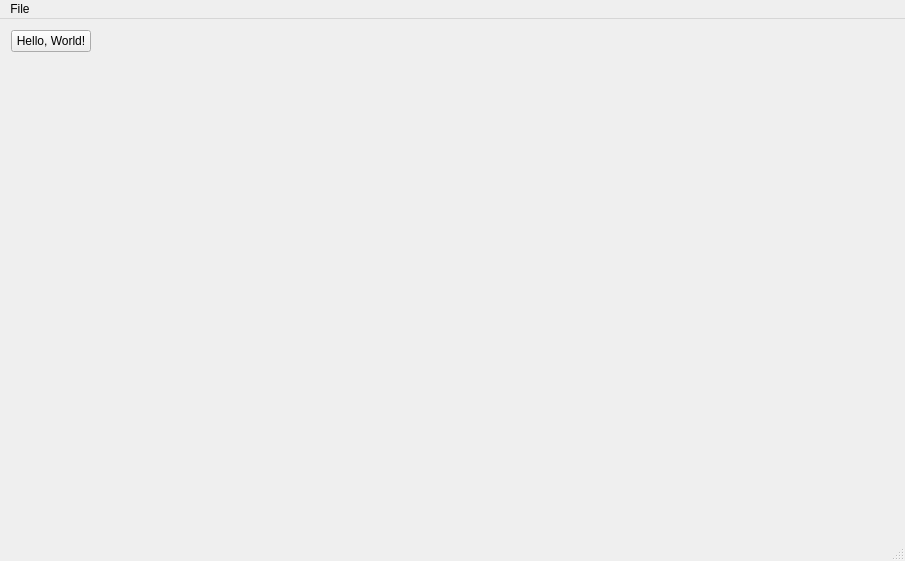
<?xml version="1.0" encoding="UTF-8"?>
<ui version="4.0">
 <class>MainWindow</class>
 <widget class="QMainWindow" name="MainWindow">
  <property name="geometry">
   <rect>
    <x>0</x>
    <y>0</y>
    <width>905</width>
    <height>561</height>
   </rect>
  </property>
  <property name="windowTitle">
   <string>UVA Arena</string>
  </property>
  <property name="windowIcon">
   <iconset resource="images/images.qrc">
    <normaloff>:/uva-arena/Main.ico</normaloff>:/uva-arena/Main.ico</iconset>
  </property>
  <widget class="QWidget" name="centralWidget">
   <layout class="QFormLayout" name="formLayout">
    <item row="0" column="0">
     <widget class="QPushButton" name="pushButton">
      <property name="text">
       <string>Hello, World!</string>
      </property>
     </widget>
    </item>
   </layout>
  </widget>
  <widget class="QMenuBar" name="menuBar">
   <property name="geometry">
    <rect>
     <x>0</x>
     <y>0</y>
     <width>905</width>
     <height>26</height>
    </rect>
   </property>
   <widget class="QMenu" name="menuFile">
    <property name="title">
     <string>File</string>
    </property>
   </widget>
   <addaction name="menuFile"/>
  </widget>
  <widget class="QStatusBar" name="statusBar">
   <property name="sizeGripEnabled">
    <bool>true</bool>
   </property>
  </widget>
 </widget>
 <layoutdefault spacing="6" margin="11"/>
 <resources>
  <include location="images/images.qrc"/>
 </resources>
 <connections/>
</ui>
